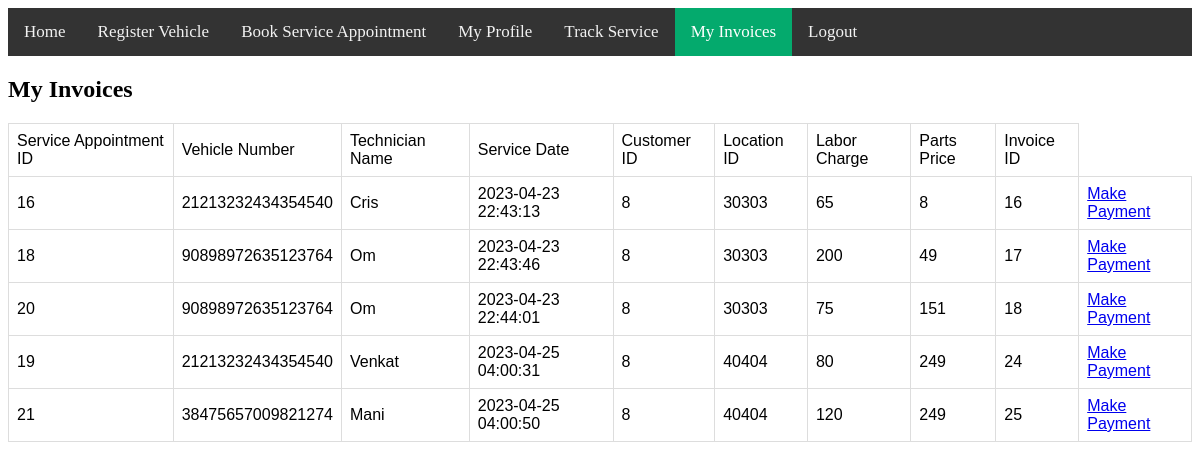
The app's page /trackinvoice.php (signed in) with its own data.
### tables this page shows
CREATE TABLE `invoice_details` (
  `Service_Appt_Id` int(11) NOT NULL,
  `V_Number` char(17) DEFAULT NULL,
  `Technician_Name` varchar(50) DEFAULT NULL,
  `Appt_Date` timestamp NULL DEFAULT current_timestamp(),
  `Cust_Id` int(11) DEFAULT NULL,
  `Location_Id` int(11) DEFAULT NULL,
  `Labor_Charge` int(11) NOT NULL,
  `Parts_Price` int(11) NOT NULL,
  `Invoice_Id` int(11) NOT NULL
);

### functions.php (called while the page is built, shortened)
<?php
function check_login($con)
{
	if(isset($_SESSION['Cust_Id']))
	{
		$Cust_Id = $_SESSION['Cust_Id'];
		$query = "select * from customer where Cust_Id = '$Cust_Id' limit 1";
		$result = mysqli_query($con,$query);
		if($result && mysqli_num_rows($result) > 0)
		{
			$user_data = mysqli_fetch_assoc($result);
			return $user_data;
		}
	}
	die;
}

### trackinvoice.php (the view, shortened to what this page needs)
<?php
	include("connection.php");
	include("functions.php");
    $user_data = check_login($con);
    $Cust_Id = $user_data['Cust_Id'];
    $query2 = "SELECT * from invoice_details WHERE Cust_Id = $Cust_Id";
    $result2 = mysqli_query($con, $query2);
?>
<!DOCTYPE html>
<html>
<head>
</head>
<body>
    <div class="topnav">
	<a href="index.php">Home</a>
	<a href="vehicle.php">Register Vehicle</a>
	<a href="service_appt.php">Book Service Appointment</a>
	<a href="profile.php">My Profile</a>
    <a href="trackservice.php">Track Service</a>
    <a class="active" href="trackinvoice.php">My Invoices</a>
	<a href="logout.php">Logout</a>
	</div>
<h2>My Invoices</h2>
<?php
if (mysqli_num_rows($result2) > 0){
?>
<table>
	<tr>
		<td>Service Appointment ID</td>
		<td>Vehicle Number</td>
		<td>Technician Name</td>
		<td>Service Date</td>
		<td>Customer ID</td>
		<td>Location ID</td>
		<td>Labor Charge</td>
		<td>Parts Price</td>
		<td>Invoice ID</td>
	</tr>
<?php
	while($row2 = mysqli_fetch_array($result2) ) {
?>
	<tr>
		<td><?php echo $row2["Service_Appt_Id"]; ?></td>
		<td><?php echo $row2["V_Number"]; ?></td>
		<td><?php echo $row2["Technician_Name"]; ?></td>
		<td><?php echo $row2["Appt_Date"]; ?></td>
		<td><?php echo $row2["Cust_Id"]; ?></td>
		<td><?php echo $row2["Location_Id"]; ?></td>
		<td><?php echo $row2["Labor_Charge"]; ?></td>
		<td><?php echo $row2["Parts_Price"]; ?></td>
		<td><?php echo $row2["Invoice_Id"]; ?></td>
		<td><a href="makepayment.php?Service_Appt_Id=<?php echo $row2["Service_Appt_Id"]; ?>&V_Number=<?php echo $row2["V_Number"]; ?>&Technician_Name=<?php echo $row2["Technician_Name"]; ?>&Appt_Date=<?php echo $row2["Appt_Date"]; ?>&Cust_Id=<?php echo $row2["Cust_Id"]; ?>&Location_Id=<?php echo $row2["Location_Id"]; ?>&Labor_Charge=<?php echo $row2["Labor_Charge"]; ?>&Parts_Price=<?php echo $row2["Parts_Price"]; ?>&Invoice_Id=<?php echo $row2["Invoice_Id"]; ?>">Make Payment</a></td>
	</tr>
<?php
	}
?>
	</table>
<?php
}
	else{
		echo "No result found";
	}
?>
</body>
</html>

### trackinvoice.php (style rules this page uses)
.topnav { background-color: #333; overflow: hidden; }
.topnav a { float: left; color: #f2f2f2; text-align: center; padding: 14px 16px; text-decoration: none; font-size: 17px; }
.topnav a.active { background-color: #04AA6D; color: white; }
table { font-family: arial, sans-serif; border-collapse: collapse; width: 100%; }
td, th { border: 1px solid #dddddd; text-align: left; padding: 8px; }
tr:nth-child(even) { background-color: white; }

### records on screen
invoice_details: Service_Appt_Id "16", V_Number "21213232434354540", Technician_Name "Cris", Appt_Date "2023-04-23 22:43:13", Cust_Id "8", Location_Id "30303", Labor_Charge "65", Parts_Price "8", Invoice_Id "16"
invoice_details: Service_Appt_Id "18", V_Number "90898972635123764", Technician_Name "Om", Appt_Date "2023-04-23 22:43:46", Cust_Id "8", Location_Id "30303", Labor_Charge "200", Parts_Price "49", Invoice_Id "17"
invoice_details: Service_Appt_Id "20", V_Number "90898972635123764", Technician_Name "Om", Appt_Date "2023-04-23 22:44:01", Cust_Id "8", Location_Id "30303", Labor_Charge "75", Parts_Price "151", Invoice_Id "18"
invoice_details: Service_Appt_Id "19", V_Number "21213232434354540", Technician_Name "Venkat", Appt_Date "2023-04-25 04:00:31", Cust_Id "8", Location_Id "40404", Labor_Charge "80", Parts_Price "249", Invoice_Id "24"
invoice_details: Service_Appt_Id "21", V_Number "38475657009821274", Technician_Name "Mani", Appt_Date "2023-04-25 04:00:50", Cust_Id "8", Location_Id "40404", Labor_Charge "120", Parts_Price "249", Invoice_Id "25"
